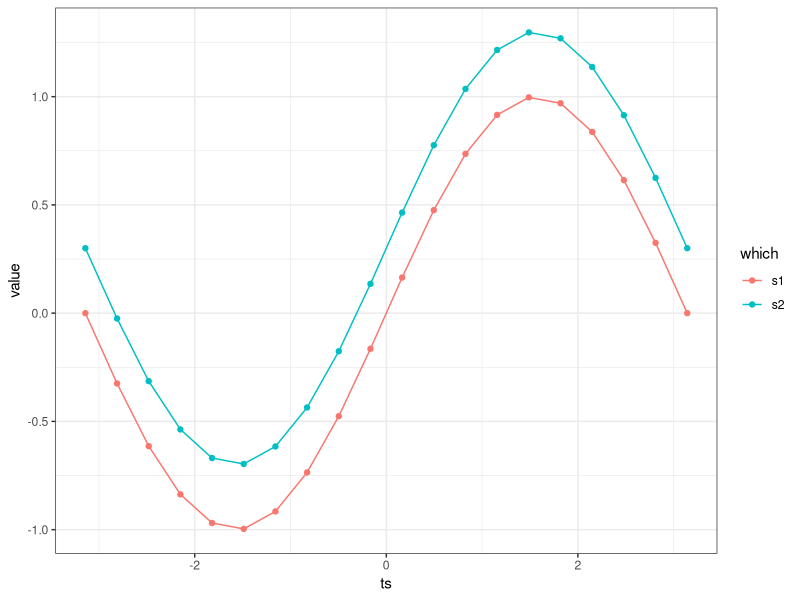
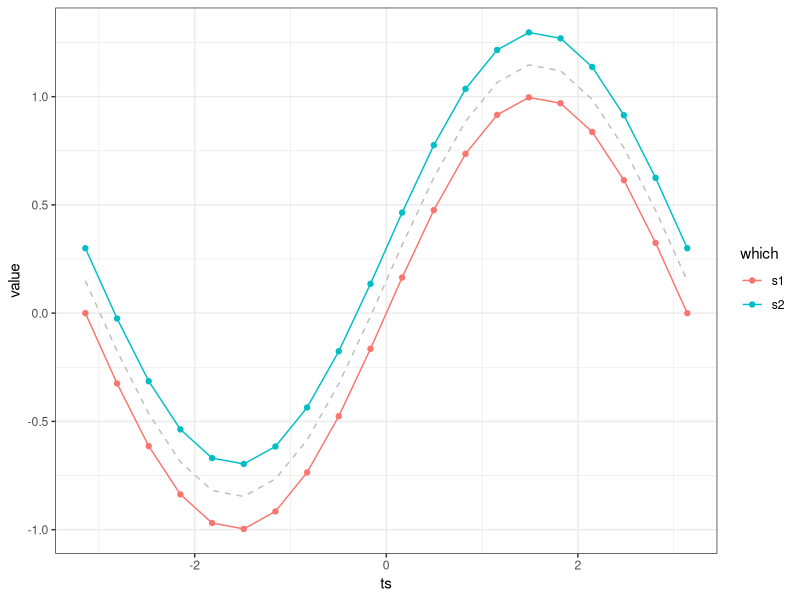
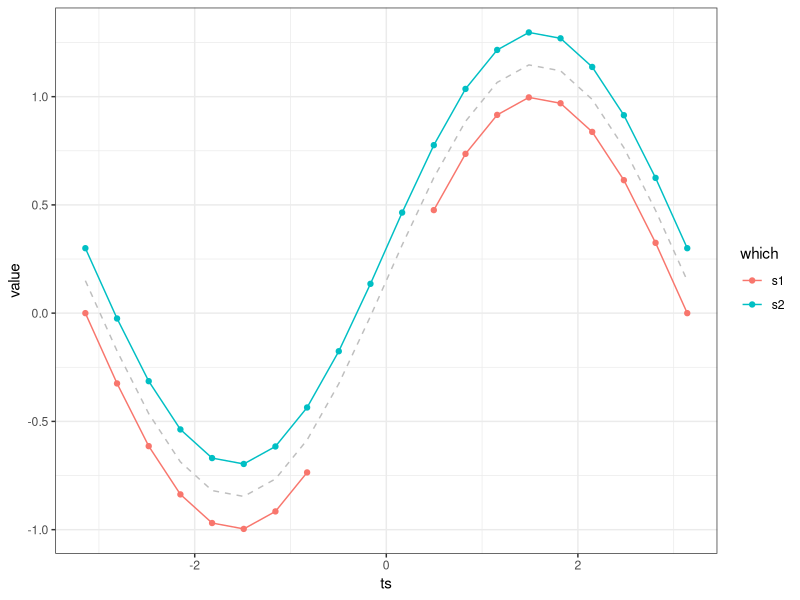
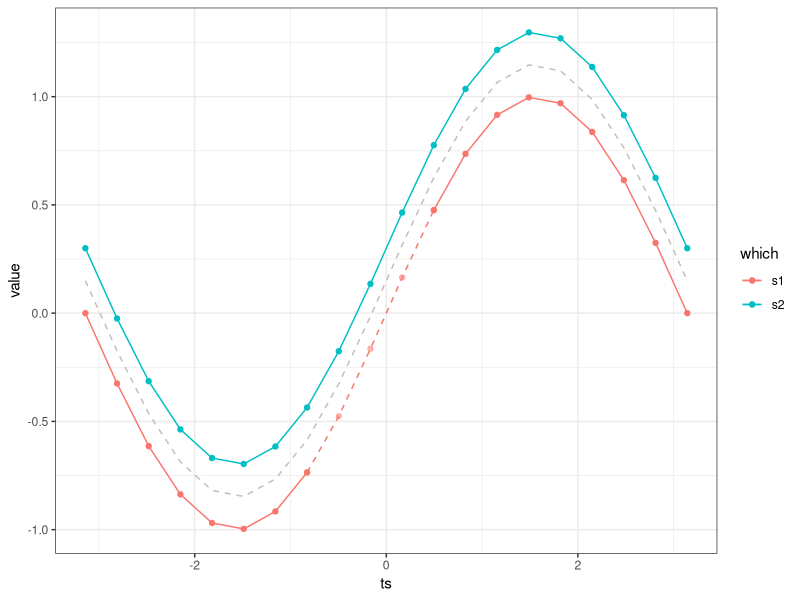
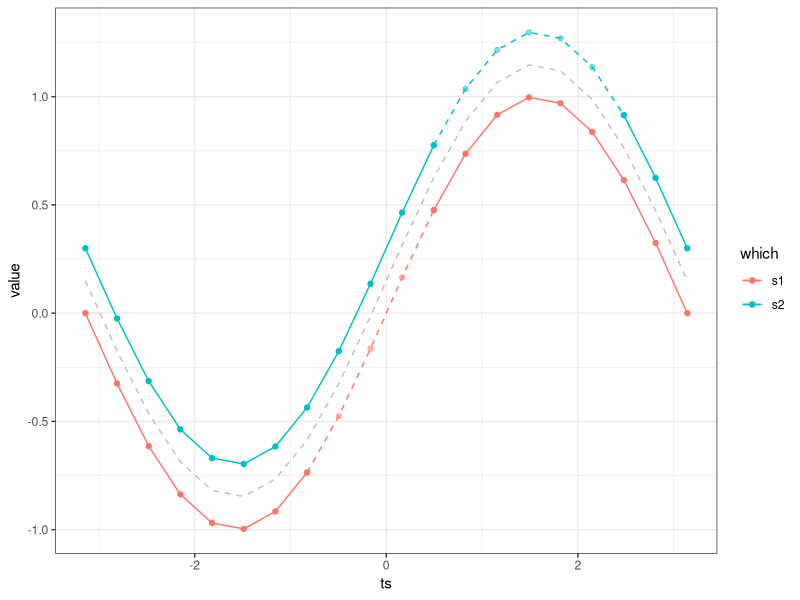
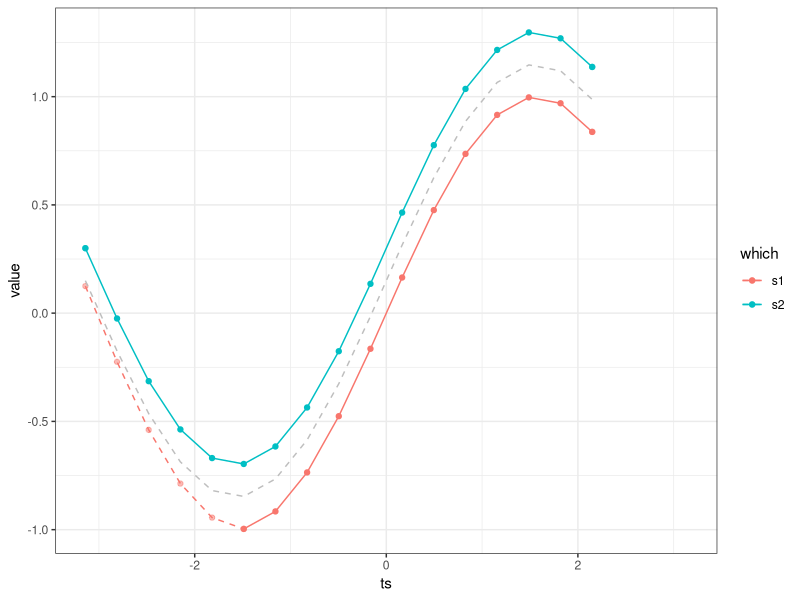
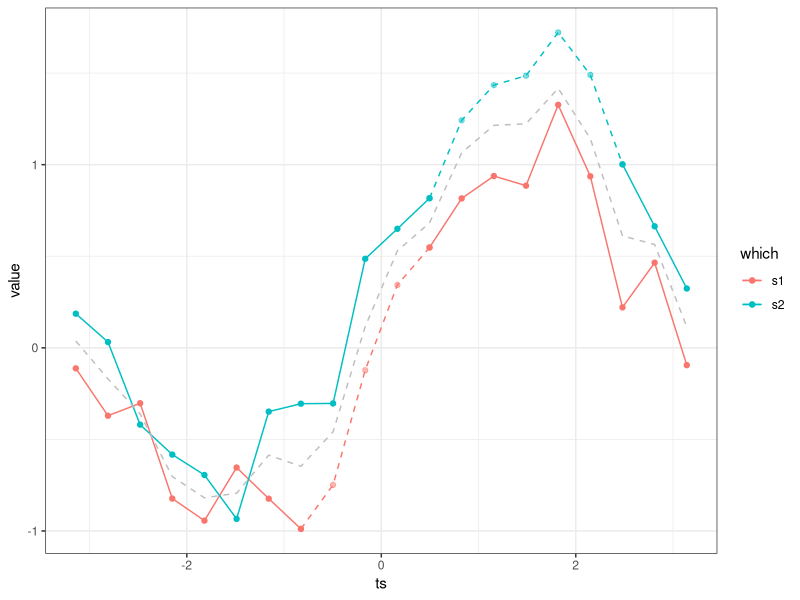

Recreate these plots in R, in order.
## ---- chunk 1
#| include: false
library(dplyr)
library(ggplot2)
theme_set(theme_bw())

## ---- chunk 2
times <- seq(-pi, pi, length.out = 20)
x1 <- tibble(ts = times, value =  sin(ts), which = "s1")
x2 <- tibble(ts = times, value =  sin(ts) + 0.3, which = "s2")
x <- bind_rows(x1, x2)

ggplot(x, aes(ts, value, color = which)) + geom_point() + geom_line()
## ---- chunk 3
x %>% 
    group_by(ts) %>% 
    summarise(value = mean(value)) ->
    x_mean

last_plot() + geom_line(data = x_mean, color = "grey", linetype = 2)
## ---- chunk 4
x$value[9:11] <- NA
ggplot(x, aes(ts, value, color = which)) + 
    geom_point(na.rm = TRUE) + geom_line() + 
    geom_line(data = x_mean, color = "grey", linetype = 2)
## ---- chunk 5
# Compute MAC adjustment needed for each point
left_adjust <- x$value[8] - x_mean$value[8]
right_adjust <- x$value[12] - x_mean$value[12]
adjustment <- seq(left_adjust, right_adjust, length.out = 12 - 8 + 1)

x$gapfilled <- NA_real_
x$gapfilled[8:12] <- x_mean$value[8:12] + adjustment

ggplot(x, aes(ts, value, color = which)) + 
    geom_point(na.rm = TRUE) + geom_line() + 
    geom_point(aes(y = gapfilled), na.rm = TRUE, alpha = 0.5) +
    geom_line(aes(y = gapfilled), na.rm = TRUE, linetype = 2) + 
    geom_line(data = x_mean, color = "grey", linetype = 2)
## ---- chunk 6
fill_gap <- function(x, gap_begin, gap_end, mac) {
    stopifnot(gap_end >= gap_begin)
    stopifnot(gap_begin > 0 && gap_begin <= length(x))
    stopifnot(gap_end > 0 && gap_end <= length(x))
    stopifnot(length(x) == length(mac))
    
    # x and mac are numeric vectors of equal length
    # gap_begin and gap_end are the indices of the first and last NAs of the gap
    
    if(gap_begin > 1) {
        left_adjust <- x[gap_begin - 1] - mac[gap_begin - 1]
    } else {
        left_adjust <- 0
    }
    #message("left_adjust ", left_adjust)
    if(gap_end < length(x)) {
        right_adjust <- x[gap_end + 1] - mac[gap_end + 1]
    } else {
        right_adjust <- 0
    }
    #message("right_adjust ", right_adjust)
    
    # Calculate adjustments for the gap points plus the pre- and post-gap
    # good data points that make up the calculation of left_adjust and right_adjust
    adj <- seq(left_adjust, right_adjust, length.out = gap_end - gap_begin + 3)
    # ...but then drop those out-of-gap adjustment values
    adj <- adj[c(-1, -length(adj))]
    # Return the adjusted mean annual cycle values to fill the gap
    mac[gap_begin:gap_end] + adj
}

find_gaps <- function(x) {
    rle_x <- rle(is.na(x))
    # Compute endpoints of run
    end <- cumsum(rle_x$lengths)
    start <- c(1, lag(end)[-1] + 1)
    data.frame(start, end)[rle_x$values,] # return only TRUE value gaps
}

fill_all_gaps <- function(x, mac) {
    stopifnot(length(x) == length(mac))
    
    gaps <- find_gaps(x)
    gapfilled <- rep(NA_real_, length(x))
    
    for(i in seq_len(nrow(gaps))) {
        thisgap <- gaps$start[i]:gaps$end[i]
        gapfilled[thisgap] <- fill_gap(x, gaps$start[i], gaps$end[i], mac)
        # just to make the graphs look good, return the boundary points too
        if(gaps$start[i] > 1)
            gapfilled[gaps$start[i] - 1] <- x[gaps$start[i] - 1]
        if(gaps$end[i] < length(x))
            gapfilled[gaps$end[i] + 1] <- x[gaps$end[i] + 1]
    }
    return(gapfilled)
}

## ---- chunk 7
x1a <- x1
x1a$value[9:11] <- NA
x2a <- x2
x2a$value[13:17] <- NA
x <- bind_rows(x1a, x2a)
x$mac <- c(x_mean$value, x_mean$value)

x$gapfilled <- fill_all_gaps(x$value, x$mac)

ggplot(x, aes(ts, value, color = which)) + 
    geom_point(na.rm = TRUE) + geom_line() + 
    geom_point(aes(y = gapfilled), na.rm = TRUE, alpha = 0.5) +
    geom_line(aes(y = gapfilled), na.rm = TRUE, linetype = 2) +
    geom_line(aes(y = mac), color = "grey", linetype = 2)
## ---- chunk 8
x1a <- x1
x1a$value[1:5] <- NA
x1a$value[18:20] <- NA
x2a <- x2
x2a$value[18:20] <- NA
x <- bind_rows(x1a, x2a)
x_mean$value[18:20] <- NA
x$mac <- c(x_mean$value, x_mean$value)

x$gapfilled <- fill_all_gaps(x$value, x$mac)

ggplot(x, aes(ts, value, color = which)) + 
    geom_point(na.rm = TRUE) + geom_line(na.rm = TRUE) + 
    geom_point(aes(y = gapfilled), na.rm = TRUE, alpha = 0.5) +
    geom_line(aes(y = gapfilled), na.rm = TRUE, linetype = 2) +
    geom_line(aes(y = mac), color = "grey", na.rm = TRUE, linetype = 2)
## ---- chunk 9
x1a <- x1
x2a <- x2
x2a$value <- x2a$value + 0.1
x <- bind_rows(x1a, x2a)
set.seed(123)
x$value <- x$value + rnorm(nrow(x), sd = 0.2)

x %>% 
    group_by(ts) %>% 
    summarise(value = mean(value)) ->
    x_mean
x$mac <- c(x_mean$value, x_mean$value)

x$value[9:11] <- NA
x$value[20 + 13:17] <- NA

x$gapfilled <- fill_all_gaps(x$value, x$mac)

ggplot(x, aes(ts, value, color = which)) + 
    geom_point(na.rm = TRUE) + geom_line() + 
    geom_point(aes(y = gapfilled), na.rm = TRUE, alpha = 0.5) +
    geom_line(aes(y = gapfilled), na.rm = TRUE, linetype = 2) +
    geom_line(aes(y = mac), color = "grey", linetype = 2)
